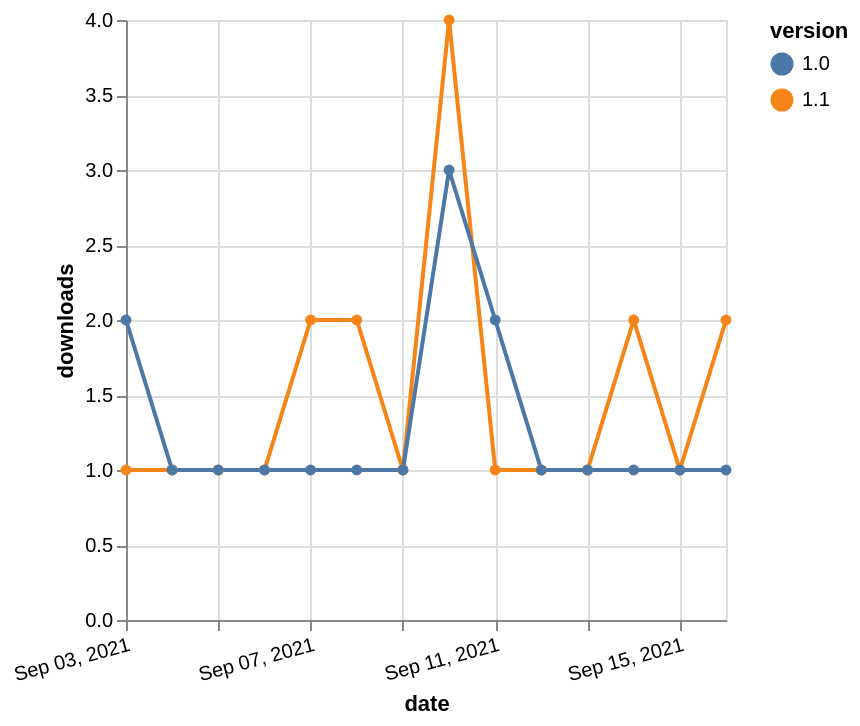

Express this chart as Vega-Lite.
### Vega-Lite specification from a JSON file in a GitHub repository (floating-point values rounded to 4 significant figures)
{"$schema": "https://vega.github.io/schema/vega-lite/v5.json", "description": "A simple bar chart with embedded data.", "data": {"values": [{"date": "2021-09-03", "total": 134, "delta": 1, "version": "1.1"}, {"date": "2021-09-04", "total": 135, "delta": 1, "version": "1.1"}, {"date": "2021-09-05", "total": 136, "delta": 1, "version": "1.1"}, {"date": "2021-09-06", "total": 137, "delta": 1, "version": "1.1"}, {"date": "2021-09-07", "total": 139, "delta": 2, "version": "1.1"}, {"date": "2021-09-08", "total": 141, "delta": 2, "version": "1.1"}, {"date": "2021-09-09", "total": 142, "delta": 1, "version": "1.1"}, {"date": "2021-09-10", "total": 146, "delta": 4, "version": "1.1"}, {"date": "2021-09-11", "total": 147, "delta": 1, "version": "1.1"}, {"date": "2021-09-12", "total": 148, "delta": 1, "version": "1.1"}, {"date": "2021-09-13", "total": 149, "delta": 1, "version": "1.1"}, {"date": "2021-09-14", "total": 151, "delta": 2, "version": "1.1"}, {"date": "2021-09-15", "total": 152, "delta": 1, "version": "1.1"}, {"date": "2021-09-16", "total": 154, "delta": 2, "version": "1.1"}, {"date": "2021-09-03", "total": 256, "delta": 2, "version": "1.0"}, {"date": "2021-09-04", "total": 257, "delta": 1, "version": "1.0"}, {"date": "2021-09-05", "total": 258, "delta": 1, "version": "1.0"}, {"date": "2021-09-06", "total": 259, "delta": 1, "version": "1.0"}, {"date": "2021-09-07", "total": 260, "delta": 1, "version": "1.0"}, {"date": "2021-09-08", "total": 261, "delta": 1, "version": "1.0"}, {"date": "2021-09-09", "total": 262, "delta": 1, "version": "1.0"}, {"date": "2021-09-10", "total": 265, "delta": 3, "version": "1.0"}, {"date": "2021-09-11", "total": 267, "delta": 2, "version": "1.0"}, {"date": "2021-09-12", "total": 268, "delta": 1, "version": "1.0"}, {"date": "2021-09-13", "total": 269, "delta": 1, "version": "1.0"}, {"date": "2021-09-14", "total": 270, "delta": 1, "version": "1.0"}, {"date": "2021-09-15", "total": 271, "delta": 1, "version": "1.0"}, {"date": "2021-09-16", "total": 272, "delta": 1, "version": "1.0"}]}, "width": "container", "mark": {"type": "line", "point": {"filled": true}}, "encoding": {"x": {"field": "date", "type": "temporal", "timeUnit": "yearmonthdate", "title": "date", "axis": {"labelAngle": -15}}, "y": {"field": "delta", "type": "quantitative", "title": "downloads"}, "color": {"field": "version", "type": "nominal"}, "tooltip": {"field": "delta"}}}
